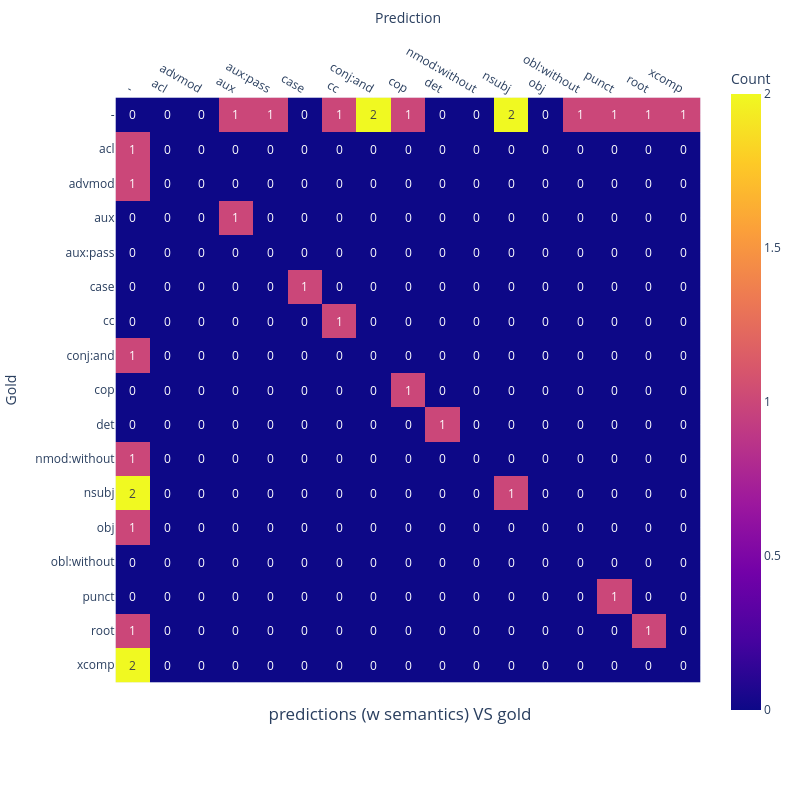

The notebook cell this image was saved under:
### Code cell
visualize_cm(deps_rels_sem, deps_rels_gold, "predictions (w semantics) VS gold")

### Figure 1 — Plotly figure (JSON) as saved in the notebook; plotly's stock layout.template omitted (floating-point values rounded to 4 significant figures; data arrays with more than 128 entries replaced by an {"elided": "..."} marker saying what was removed)
{"data": [{"coloraxis": "coloraxis", "hovertemplate": "Prediction: %{x}<br>Gold: %{y}<br>Count: %{z}<extra></extra>", "name": "0", "texttemplate": "%{z}", "type": "heatmap", "x": ["-", "acl", "advmod", "aux", "aux:pass", "case", "cc", "conj:and", "cop", "det", "nmod:without", "nsubj", "obj", "obl:without", "punct", "root", "xcomp"], "xaxis": "x", "y": ["-", "acl", "advmod", "aux", "aux:pass", "case", "cc", "conj:and", "cop", "det", "nmod:without", "nsubj", "obj", "obl:without", "punct", "root", "xcomp"], "yaxis": "y", "z": {"elided": "17x17 int values"}}], "layout": {"autosize": false, "coloraxis": {"colorbar": {"title": {"text": "Count"}}, "colorscale": [[0, "#0d0887"], [0.1111, "#46039f"], [0.2222, "#7201a8"], [0.3333, "#9c179e"], [0.4444, "#bd3786"], [0.5556, "#d8576b"], [0.6667, "#ed7953"], [0.7778, "#fb9f3a"], [0.8889, "#fdca26"], [1, "#f0f921"]]}, "height": 800, "margin": {"t": 60}, "title": {"text": "predictions (w semantics) VS gold", "x": 0.5, "y": 0.1}, "width": 800, "xaxis": {"anchor": "y", "autorange": true, "constrain": "domain", "domain": [0, 1], "range": [-0.5, 16.5], "scaleanchor": "y", "side": "top", "title": {"text": "Prediction"}, "type": "category"}, "yaxis": {"anchor": "x", "autorange": true, "constrain": "domain", "domain": [0.05682, 0.9432], "range": [16.5, -0.5], "title": {"text": "Gold"}, "type": "category"}}}
